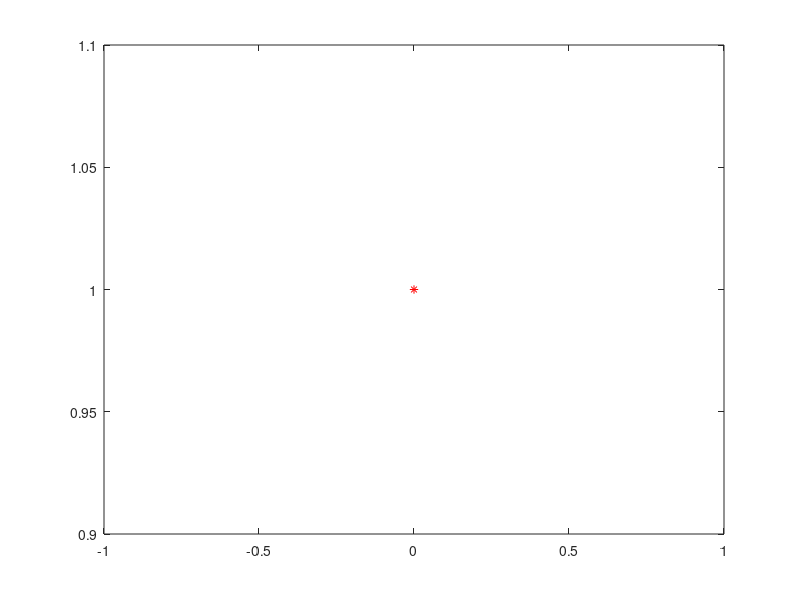

Reproduce this figure in MATLAB. (Note: this script raises an error after producing the figure.)
clear all
close all
clc

obs1 = [0.0, 1.0]
obs2 = [1.0, 2.0;
        1.0, 3.0]
obs3 = [3.0, 2.5;
        6.0, 3.0;
        7.0, 5.5;
        4.0, 6.0]

obs_sizes = [size(obs1,1), size(obs2,1), size(obs3,1)];
n_obs = 3; %size(obs_sizes, 2);
all_obs = [obs1; obs2; obs3];
pos = 1;
centroid = [];
centroid_x = 0; centroid_y = 0; centroid_r = 0;
poly_x = []; poly_y = [];

for k = 1:n_obs
    if obs_sizes(k) < 2
        centroid = [centroid; all_obs(pos,1), all_obs(pos,2), 0];
        plot(all_obs(pos,1), all_obs(pos,2), 'r*')
        hold on
        pos = pos+1;
    elseif obs_sizes(k) == 2
        %centroid_x = (all_obs(pos,1) + all_obs(pos+1,1))/2;
        %centroid_y = (all_obs(pos,2) + all_obs(pos+1,2))/2;
        %centroid_r = norm(all_obs(pos,1:2)-all_obs(pos+1,1:2))/2;
        %centroid = [centroid; centroid_x, centroid_y, centroid_r];
        poly_x = all_obs(pos:pos+obs_sizes(k)-1,1);
        poly_y = all_obs(pos:pos+obs_sizes(k)-1,2);
        [centroid_x, centroid_y, centroid_r] = CalculatePolygonCentroid(poly_x, poly_y);
        centroid = [centroid; centroid_x, centroid_y, centroid_r];
        plot(all_obs(pos:pos+1,1), all_obs(pos:pos+1,2), 'g-*')
        hold on
        plot(centroid_x, centroid_y, 'g*');
        hold on
        drawCircle(centroid_x, centroid_y, centroid_r,'--g');
        hold on
        pos = pos+2;
    else
        poly_x = all_obs(pos:pos+obs_sizes(k)-1,1);
        poly_y = all_obs(pos:pos+obs_sizes(k)-1,2);
        [centroid_x, centroid_y, centroid_r] = CalculatePolygonCentroid(poly_x, poly_y)
        centroid = [centroid; centroid_x, centroid_y, centroid_r];
        plot([poly_x; poly_x(1)], [poly_y; poly_y(1)], 'b-*')
        hold on
        plot(centroid_x, centroid_y, 'b*');
        hold on
        drawCircle(centroid_x, centroid_y, centroid_r,'--b');
        hold on
        pos = pos+obs_sizes(k);
    end
end


%drawCircle(centroid_x, centroid_y, centroid_radius, 'k')
